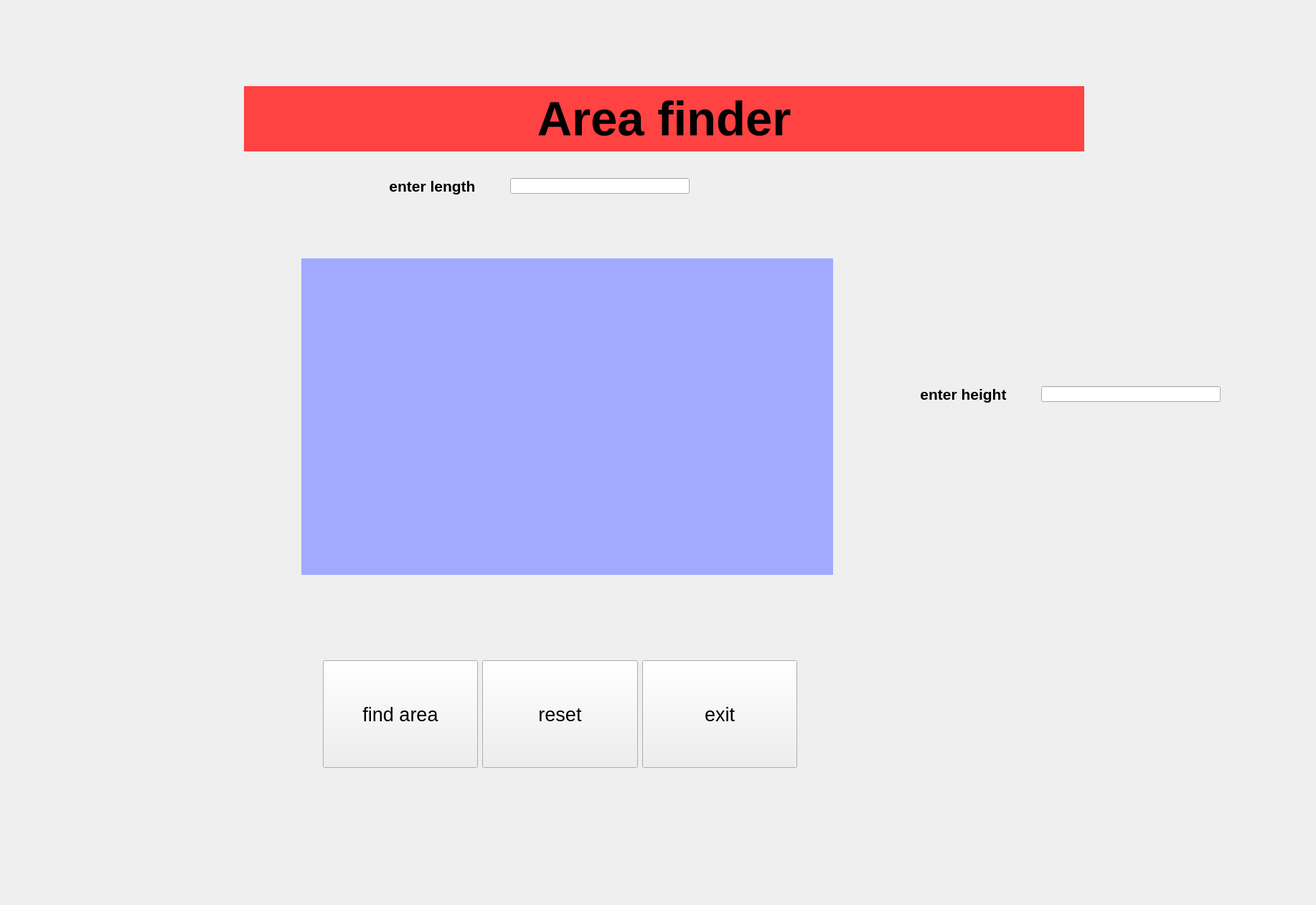
<?xml version="1.0" encoding="UTF-8"?>
<ui version="4.0">
 <class>MainWindow</class>
 <widget class="QMainWindow" name="MainWindow">
  <property name="geometry">
   <rect>
    <x>0</x>
    <y>0</y>
    <width>1834</width>
    <height>1261</height>
   </rect>
  </property>
  <property name="windowTitle">
   <string>Page 1</string>
  </property>
  <widget class="QWidget" name="centralwidget">
   <widget class="QWidget" name="gridLayoutWidget">
    <property name="geometry">
     <rect>
      <x>500</x>
      <y>220</y>
      <width>461</width>
      <height>80</height>
     </rect>
    </property>
    <layout class="QGridLayout" name="gridLayout">
     <item row="0" column="1">
      <widget class="QLineEdit" name="txt_length">
       <property name="minimumSize">
        <size>
         <width>5</width>
         <height>0</height>
        </size>
       </property>
       <property name="maximumSize">
        <size>
         <width>250</width>
         <height>16777215</height>
        </size>
       </property>
      </widget>
     </item>
     <item row="0" column="0">
      <widget class="QLabel" name="lbl_length">
       <property name="font">
        <font>
         <pointsize>16</pointsize>
         <bold>true</bold>
        </font>
       </property>
       <property name="text">
        <string>enter length</string>
       </property>
       <property name="alignment">
        <set>Qt::AlignCenter</set>
       </property>
      </widget>
     </item>
    </layout>
   </widget>
   <widget class="QWidget" name="gridLayoutWidget_3">
    <property name="geometry">
     <rect>
      <x>450</x>
      <y>900</y>
      <width>661</width>
      <height>191</height>
     </rect>
    </property>
    <layout class="QGridLayout" name="gridLayout_3">
     <item row="0" column="1">
      <widget class="QPushButton" name="btn_reset">
       <property name="minimumSize">
        <size>
         <width>0</width>
         <height>150</height>
        </size>
       </property>
       <property name="font">
        <font>
         <pointsize>20</pointsize>
        </font>
       </property>
       <property name="text">
        <string>reset</string>
       </property>
      </widget>
     </item>
     <item row="0" column="2">
      <widget class="QPushButton" name="btn_exit">
       <property name="minimumSize">
        <size>
         <width>0</width>
         <height>150</height>
        </size>
       </property>
       <property name="font">
        <font>
         <pointsize>20</pointsize>
        </font>
       </property>
       <property name="text">
        <string>exit</string>
       </property>
      </widget>
     </item>
     <item row="0" column="0">
      <widget class="QPushButton" name="btn_area">
       <property name="minimumSize">
        <size>
         <width>0</width>
         <height>150</height>
        </size>
       </property>
       <property name="font">
        <font>
         <pointsize>20</pointsize>
        </font>
       </property>
       <property name="text">
        <string>find area</string>
       </property>
      </widget>
     </item>
    </layout>
   </widget>
   <widget class="QWidget" name="gridLayoutWidget_2">
    <property name="geometry">
     <rect>
      <x>1240</x>
      <y>510</y>
      <width>461</width>
      <height>80</height>
     </rect>
    </property>
    <layout class="QGridLayout" name="gridLayout_2">
     <item row="0" column="1">
      <widget class="QLineEdit" name="txt_height">
       <property name="minimumSize">
        <size>
         <width>5</width>
         <height>0</height>
        </size>
       </property>
       <property name="maximumSize">
        <size>
         <width>250</width>
         <height>16777215</height>
        </size>
       </property>
      </widget>
     </item>
     <item row="0" column="0">
      <widget class="QLabel" name="lbl_height">
       <property name="font">
        <font>
         <pointsize>16</pointsize>
         <bold>true</bold>
        </font>
       </property>
       <property name="text">
        <string>enter height</string>
       </property>
       <property name="alignment">
        <set>Qt::AlignCenter</set>
       </property>
      </widget>
     </item>
    </layout>
   </widget>
   <widget class="QLabel" name="lbl_answer">
    <property name="geometry">
     <rect>
      <x>420</x>
      <y>360</y>
      <width>741</width>
      <height>441</height>
     </rect>
    </property>
    <property name="font">
     <font>
      <pointsize>20</pointsize>
      <bold>true</bold>
     </font>
    </property>
    <property name="styleSheet">
     <string notr="true">background-color: rgb(160, 170, 255);</string>
    </property>
    <property name="text">
     <string/>
    </property>
    <property name="alignment">
     <set>Qt::AlignCenter</set>
    </property>
   </widget>
   <widget class="QLabel" name="label_4">
    <property name="geometry">
     <rect>
      <x>340</x>
      <y>120</y>
      <width>1171</width>
      <height>91</height>
     </rect>
    </property>
    <property name="font">
     <font>
      <pointsize>50</pointsize>
      <bold>true</bold>
     </font>
    </property>
    <property name="styleSheet">
     <string notr="true">background-color: rgb(255, 66, 66);</string>
    </property>
    <property name="text">
     <string>Area finder</string>
    </property>
    <property name="alignment">
     <set>Qt::AlignCenter</set>
    </property>
   </widget>
  </widget>
 </widget>
 <resources/>
 <connections>
  <connection>
   <sender>btn_area</sender>
   <signal>clicked()</signal>
   <receiver>MainWindow</receiver>
   <slot>btn_area_a()</slot>
   <hints>
    <hint type="sourcelabel">
     <x>505</x>
     <y>950</y>
    </hint>
    <hint type="destinationlabel">
     <x>176</x>
     <y>895</y>
    </hint>
   </hints>
  </connection>
  <connection>
   <sender>btn_reset</sender>
   <signal>clicked()</signal>
   <receiver>MainWindow</receiver>
   <slot>btn_reset_a()</slot>
   <hints>
    <hint type="sourcelabel">
     <x>732</x>
     <y>940</y>
    </hint>
    <hint type="destinationlabel">
     <x>766</x>
     <y>861</y>
    </hint>
   </hints>
  </connection>
  <connection>
   <sender>btn_exit</sender>
   <signal>clicked()</signal>
   <receiver>MainWindow</receiver>
   <slot>btn_exit_a()</slot>
   <hints>
    <hint type="sourcelabel">
     <x>1020</x>
     <y>983</y>
    </hint>
    <hint type="destinationlabel">
     <x>1178</x>
     <y>878</y>
    </hint>
   </hints>
  </connection>
 </connections>
 <slots>
  <slot>btn_reset_a()</slot>
  <slot>btn_exit_a()</slot>
  <slot>btn_area_a()</slot>
 </slots>
</ui>
